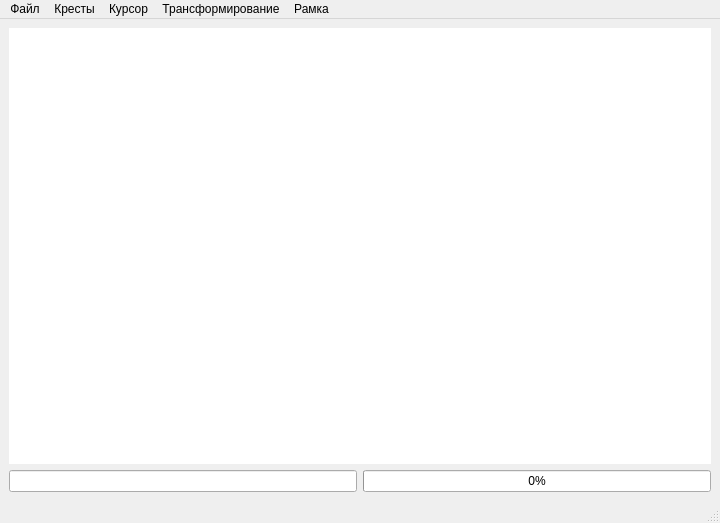
<?xml version="1.0" encoding="UTF-8"?>
<ui version="4.0">
 <class>MainWindow</class>
 <widget class="QMainWindow" name="MainWindow">
  <property name="windowModality">
   <enum>Qt::ApplicationModal</enum>
  </property>
  <property name="geometry">
   <rect>
    <x>0</x>
    <y>0</y>
    <width>720</width>
    <height>523</height>
   </rect>
  </property>
  <property name="acceptDrops">
   <bool>false</bool>
  </property>
  <property name="windowTitle">
   <string>Расчет элементов внутреннего ориентирования</string>
  </property>
  <widget class="QWidget" name="centralwidget">
   <layout class="QVBoxLayout" name="verticalLayout">
    <item>
     <widget class="KrestView" name="graphicsView">
      <property name="cursor" stdset="0">
       <cursorShape>CrossCursor</cursorShape>
      </property>
      <property name="focusPolicy">
       <enum>Qt::StrongFocus</enum>
      </property>
      <property name="frameShape">
       <enum>QFrame::NoFrame</enum>
      </property>
      <property name="verticalScrollBarPolicy">
       <enum>Qt::ScrollBarAsNeeded</enum>
      </property>
      <property name="horizontalScrollBarPolicy">
       <enum>Qt::ScrollBarAsNeeded</enum>
      </property>
      <property name="dragMode">
       <enum>QGraphicsView::ScrollHandDrag</enum>
      </property>
      <property name="transformationAnchor">
       <enum>QGraphicsView::AnchorUnderMouse</enum>
      </property>
      <property name="viewportUpdateMode">
       <enum>QGraphicsView::FullViewportUpdate</enum>
      </property>
     </widget>
    </item>
    <item>
     <layout class="QHBoxLayout" name="horizontalLayout">
      <item>
       <widget class="QLineEdit" name="lineEdit_X"/>
      </item>
      <item>
       <widget class="QProgressBar" name="progressBar">
        <property name="enabled">
         <bool>true</bool>
        </property>
        <property name="acceptDrops">
         <bool>true</bool>
        </property>
        <property name="value">
         <number>0</number>
        </property>
       </widget>
      </item>
     </layout>
    </item>
   </layout>
  </widget>
  <widget class="QMenuBar" name="menubar">
   <property name="geometry">
    <rect>
     <x>0</x>
     <y>0</y>
     <width>720</width>
     <height>21</height>
    </rect>
   </property>
   <widget class="QMenu" name="menu_Open">
    <property name="title">
     <string>Файл</string>
    </property>
    <addaction name="action_OpenImage"/>
    <addaction name="separator"/>
    <addaction name="action_OutImage"/>
    <addaction name="separator"/>
    <addaction name="action_Quit"/>
   </widget>
   <widget class="QMenu" name="menuTools">
    <property name="title">
     <string>Кресты</string>
    </property>
    <addaction name="action_RX"/>
    <addaction name="action_LX"/>
    <addaction name="action_UY"/>
    <addaction name="action_DY"/>
    <addaction name="separator"/>
    <addaction name="actionPickAllKrest"/>
    <addaction name="action_Delete"/>
   </widget>
   <widget class="QMenu" name="menuCursor">
    <property name="title">
     <string>Курсор</string>
    </property>
    <addaction name="actionCross"/>
    <addaction name="actionHand"/>
    <addaction name="actionRubber_2"/>
   </widget>
   <widget class="QMenu" name="menu">
    <property name="title">
     <string>Трансформирование</string>
    </property>
    <addaction name="actionTransform"/>
   </widget>
   <widget class="QMenu" name="menu_2">
    <property name="title">
     <string>Рамка</string>
    </property>
    <widget class="QMenu" name="menu_3">
     <property name="title">
      <string>Размер рамки в миллиметрах</string>
     </property>
     <addaction name="action_sizeFrMm"/>
    </widget>
    <widget class="QMenu" name="menu_4">
     <property name="title">
      <string>Размер пикселя</string>
     </property>
     <addaction name="action_sizePxMm"/>
    </widget>
    <widget class="QMenu" name="menu_5">
     <property name="title">
      <string>Размер рамки в пикселях</string>
     </property>
     <addaction name="action_sizeFrPx_2"/>
    </widget>
    <addaction name="menu_5"/>
    <addaction name="separator"/>
    <addaction name="menu_3"/>
    <addaction name="menu_4"/>
    <addaction name="actionRectangle_2"/>
    <addaction name="actionEndCut_2"/>
   </widget>
   <addaction name="menu_Open"/>
   <addaction name="menuTools"/>
   <addaction name="menuCursor"/>
   <addaction name="menu"/>
   <addaction name="menu_2"/>
  </widget>
  <widget class="QStatusBar" name="statusbar"/>
  <action name="action_OpenImage">
   <property name="text">
    <string>Загрузить изображение(Ctrl+L)</string>
   </property>
  </action>
  <action name="action_SavePoints">
   <property name="text">
    <string>Сохранить точки(Ctrl+S)</string>
   </property>
  </action>
  <action name="action_camera1">
   <property name="text">
    <string>+</string>
   </property>
  </action>
  <action name="action_camera2">
   <property name="text">
    <string>x</string>
   </property>
  </action>
  <action name="action_Quit">
   <property name="text">
    <string>Выход</string>
   </property>
   <property name="whatsThis">
    <string>Quit</string>
   </property>
  </action>
  <action name="action_Delete">
   <property name="text">
    <string>Удалить</string>
   </property>
  </action>
  <action name="action_X">
   <property name="text">
    <string>-X</string>
   </property>
  </action>
  <action name="action_X_2">
   <property name="text">
    <string>+X</string>
   </property>
  </action>
  <action name="action_Y">
   <property name="text">
    <string>-Y</string>
   </property>
  </action>
  <action name="action_RX">
   <property name="text">
    <string>+X</string>
   </property>
  </action>
  <action name="action_DY">
   <property name="text">
    <string>-Y</string>
   </property>
  </action>
  <action name="action_UY">
   <property name="text">
    <string>+Y</string>
   </property>
  </action>
  <action name="action_LX">
   <property name="text">
    <string>-X</string>
   </property>
  </action>
  <action name="actionCross">
   <property name="text">
    <string>Крест</string>
   </property>
  </action>
  <action name="actionHand">
   <property name="text">
    <string>Рука</string>
   </property>
  </action>
  <action name="actionRubber">
   <property name="text">
    <string>резиновый прямоугольник</string>
   </property>
  </action>
  <action name="actionRectangle">
   <property name="text">
    <string>Рамка</string>
   </property>
  </action>
  <action name="actionCut">
   <property name="text">
    <string>Задать рабочую область</string>
   </property>
  </action>
  <action name="actionOpenPoints">
   <property name="text">
    <string>Загрузить точки(Ctrl+P)</string>
   </property>
  </action>
  <action name="actionSavePointsAs">
   <property name="text">
    <string>Сохранить точки как</string>
   </property>
  </action>
  <action name="actionAbout">
   <property name="text">
    <string>About</string>
   </property>
  </action>
  <action name="actionEndCut">
   <property name="text">
    <string>Закончить</string>
   </property>
  </action>
  <action name="actionCtrlZ_Cut">
   <property name="text">
    <string>Отменить</string>
   </property>
  </action>
  <action name="actionCtrlZ_AllCut">
   <property name="text">
    <string>Отменить последнее</string>
   </property>
  </action>
  <action name="actionPickAllKrest">
   <property name="text">
    <string>Выделить все(Ctrl+A)</string>
   </property>
  </action>
  <action name="actionTransform">
   <property name="text">
    <string>Трансформировать</string>
   </property>
  </action>
  <action name="action_save_tr_as">
   <property name="text">
    <string>Задать имя и путь файла</string>
   </property>
  </action>
  <action name="action_save_tr">
   <property name="text">
    <string>Сохранить</string>
   </property>
  </action>
  <action name="action_sizeFrMm">
   <property name="text">
    <string>задать размер</string>
   </property>
  </action>
  <action name="action_sizePxMm">
   <property name="text">
    <string>задать размер</string>
   </property>
  </action>
  <action name="action_sizeFrPx_2">
   <property name="text">
    <string>задать размер</string>
   </property>
  </action>
  <action name="actionRectangle_2">
   <property name="text">
    <string>Отобразить рамку</string>
   </property>
  </action>
  <action name="actionEndCut_2">
   <property name="text">
    <string>Скрыть рамку</string>
   </property>
  </action>
  <action name="actionRubber_2">
   <property name="text">
    <string>Резиновая лента</string>
   </property>
  </action>
  <action name="action_OutImage">
   <property name="text">
    <string>Задать путь выходного файла(Ctrl+S)</string>
   </property>
  </action>
 </widget>
 <customwidgets>
  <customwidget>
   <class>KrestView</class>
   <extends>QGraphicsView</extends>
   <header>krestview.h</header>
  </customwidget>
 </customwidgets>
 <resources/>
 <connections/>
</ui>
